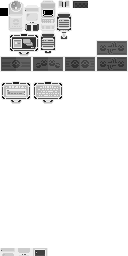
#> input picture assets/tilesets/primary_building/tiles.png, 128 x 256 px
$ python bake_tileset_palettes.py
#> lines starting #> are read from the running program, lines starting #| are printed output that depends on the picture
#!/usr/bin/env python3
"""
将 assets/tilesets/ 下每个图块集的 .pal 调色板烘焙进 tiles.png，
生成带正确颜色的 tiles_rgba.png（Godot 可直接导入的 RGBA 格式）。

用法：
    python3 tools/bake_tileset_palettes.py
"""

from pathlib import Path
from PIL import Image
import sys

try:
    from PIL import Image
except ImportError:
    sys.exit("缺少依赖：pip install Pillow")

GAME_ROOT    = Path(__file__).parent.parent
TILESETS_DIR = GAME_ROOT / "assets" / "tilesets"
SCALE        = 2   # 8px → 16px，与 TileMapZone.TILE 一致


def parse_jasc_pal(path: Path) -> list[tuple[int, int, int]]:
    colors = []
    with open(path, "r", errors="replace") as f:
        lines = [l.strip() for l in f.readlines()]
    for line in lines[3:]:
        parts = line.split()
        if len(parts) == 3:
            try:
                colors.append((int(parts[0]), int(parts[1]), int(parts[2])))
            except ValueError:
                pass
    return colors


def build_palette_bytes(pal_dir: Path) -> bytes:
    full: list[tuple[int, int, int]] = []
    for i in range(16):
        path = pal_dir / f"{i:02d}.pal"
        if path.exists():
            colors = parse_jasc_pal(path)
            full.extend(colors[:16])
        else:
            full.extend([(0, 0, 0)] * 16)
    full = full[:256]
    buf = []
    for r, g, b in full:
        buf.extend([r, g, b])
    while len(buf) < 768:
        buf.extend([0, 0, 0])
    return bytes(buf)


def bake(tileset_dir: Path) -> bool:
    tiles_path = tileset_dir / "tiles.png"
    pal_dir    = tileset_dir / "palettes"
    out_path   = tileset_dir / "tiles_rgba.png"

    if not tiles_path.exists():
        print(f"  [跳过] 无 tiles.png: {tileset_dir.name}")
        return False

    img = Image.open(tiles_path)
#> img is the input picture: PIL image 128x256 P; min 0, max 255, mean 233.6

    if img.mode == "P":
        if pal_dir.exists():
            img.putpalette(build_palette_bytes(pal_dir))
        rgba = img.convert("RGBA")
    elif img.mode in ("RGB", "RGBA"):
        rgba = img.convert("RGBA")
    else:
        rgba = img.convert("RGBA")

    # 2× 放大：8px 原始 → 16px，与 TileMapZone.TILE 对齐
    w, h = rgba.width * SCALE, rgba.height * SCALE
#> w = 256; h = 512
    scaled = rgba.resize((w, h), Image.NEAREST)
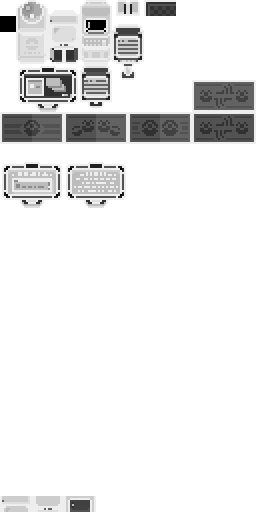
#> scaled: PIL image 256x512 RGBA; mean R, G, B, A 233.6, 233.6, 233.6, 255

    scaled.save(out_path)
    print(f"  [OK] {tileset_dir.name}/tiles_rgba.png  ({rgba.width}×{rgba.height} → {w}×{h}px)")
#|   [OK] primary_building/tiles_rgba.png  (128×256 → 256×512px)
    return True


def main():
    dirs = sorted(d for d in TILESETS_DIR.iterdir() if d.is_dir() and not d.name.startswith("_"))
    if not dirs:
        sys.exit(f"未找到图块集目录: {TILESETS_DIR}")

    print(f"烘焙 {len(dirs)} 个图块集调色板...\n")
    ok = sum(1 for d in dirs if bake(d))
    print(f"\n完成：{ok}/{len(dirs)} 个 tiles_rgba.png 已生成")
    print("Godot 中请使用 tiles_rgba.png 替代 tiles.png")


if __name__ == "__main__":
    main()
